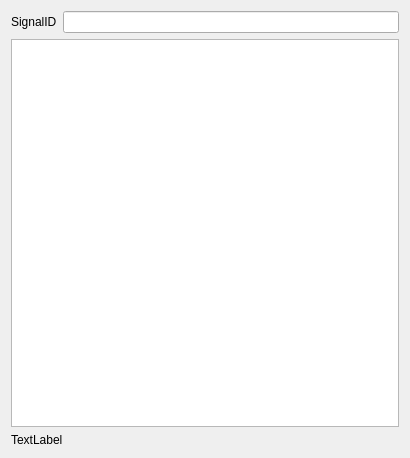
<?xml version="1.0" encoding="UTF-8"?>
<ui version="4.0">
 <class>DialogSignalSearch</class>
 <widget class="QDialog" name="DialogSignalSearch">
  <property name="geometry">
   <rect>
    <x>0</x>
    <y>0</y>
    <width>410</width>
    <height>458</height>
   </rect>
  </property>
  <property name="windowTitle">
   <string>Signal Search</string>
  </property>
  <layout class="QGridLayout" name="gridLayout">
   <item row="0" column="0">
    <layout class="QVBoxLayout" name="verticalLayout">
     <item>
      <layout class="QHBoxLayout" name="horizontalLayout">
       <item>
        <widget class="QLabel" name="label">
         <property name="text">
          <string>SignalID</string>
         </property>
        </widget>
       </item>
       <item>
        <widget class="QLineEdit" name="editSignalID"/>
       </item>
      </layout>
     </item>
     <item>
      <widget class="QTableView" name="tableView"/>
     </item>
     <item>
      <widget class="QLabel" name="labelFound">
       <property name="text">
        <string>TextLabel</string>
       </property>
      </widget>
     </item>
    </layout>
   </item>
  </layout>
 </widget>
 <resources/>
 <connections/>
</ui>
